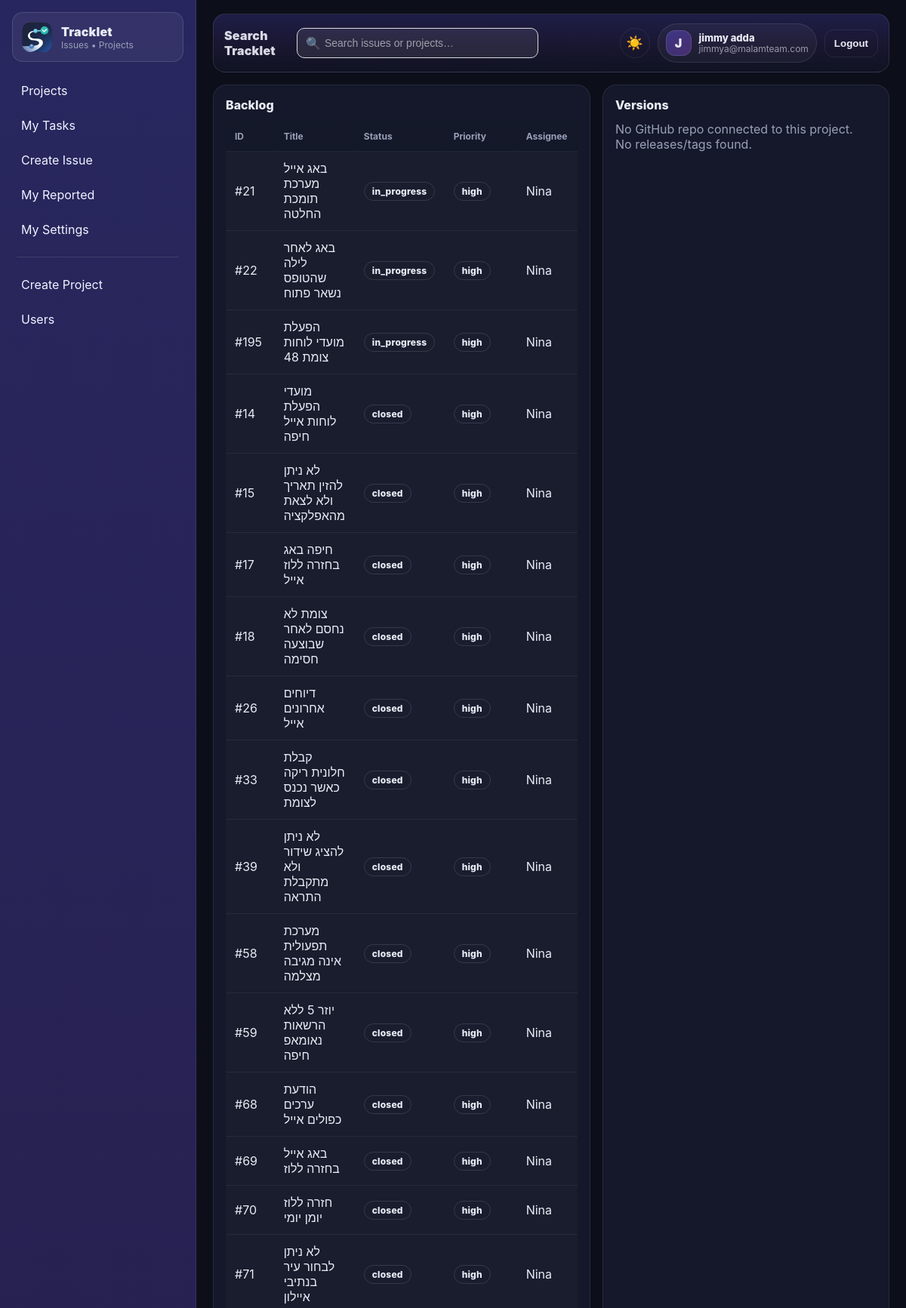
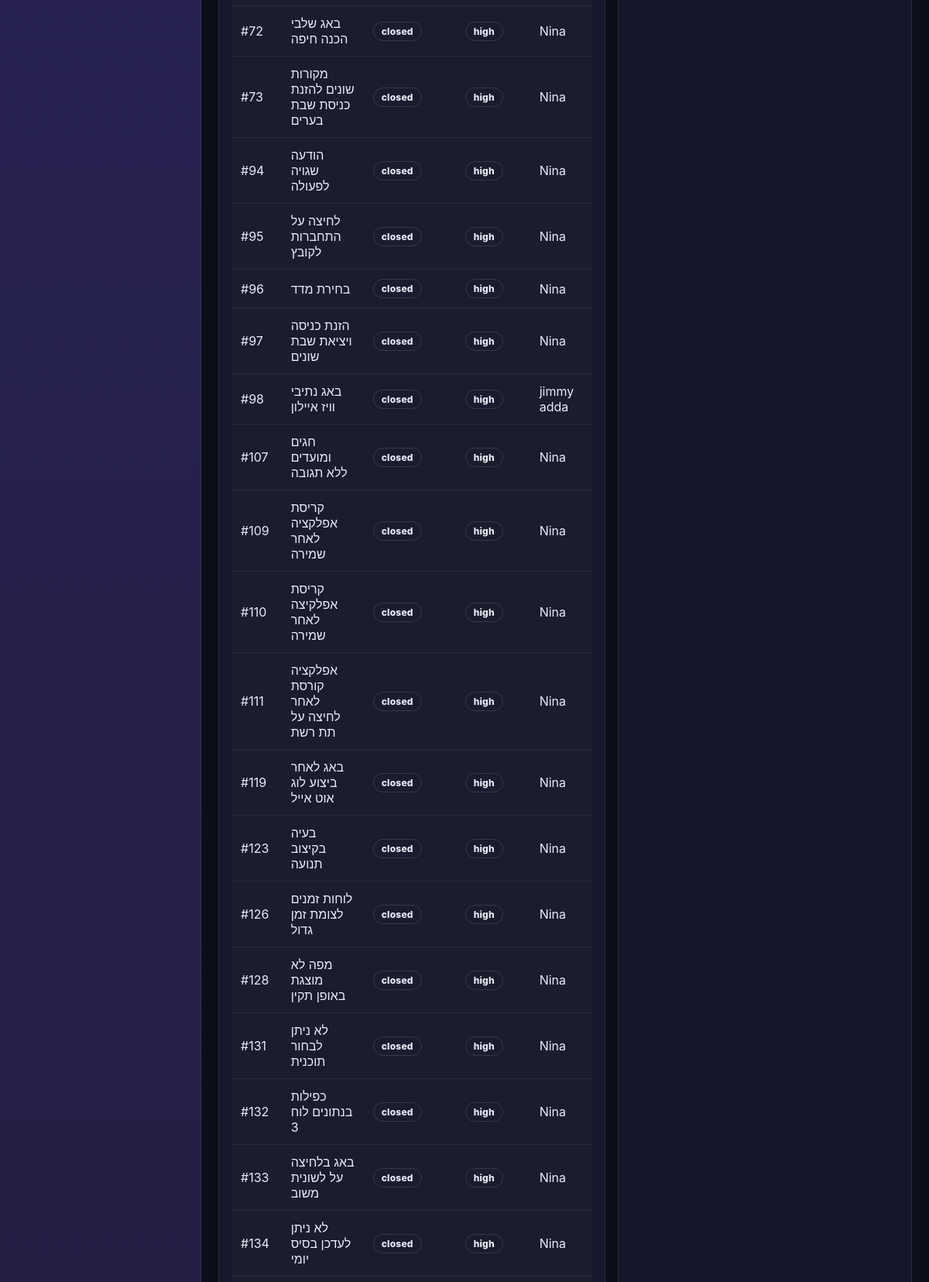
Screenshot of /projects/2 (signed in, upper part) with the database file from the repository (2 pictures, top to bottom).
### tables this page shows
CREATE TABLE users (
  id INTEGER PRIMARY KEY AUTOINCREMENT,
  email TEXT NOT NULL UNIQUE,
  password_hash TEXT NOT NULL,
  name TEXT NOT NULL,
  role TEXT NOT NULL DEFAULT 'user',     -- admin|pm|user
  photo_path TEXT,
  is_active INTEGER NOT NULL DEFAULT 1,
  created_at TEXT NOT NULL DEFAULT (datetime('now'))
);

CREATE TABLE issues (
  id INTEGER PRIMARY KEY AUTOINCREMENT,
  project_id INTEGER NOT NULL,
  title TEXT NOT NULL,
  description TEXT,
  status TEXT NOT NULL DEFAULT 'open',     -- open|in_progress|blocked|closed
  priority TEXT NOT NULL DEFAULT 'medium', -- low|medium|high|urgent
  reporter_id INTEGER NOT NULL,
  assignee_id INTEGER,
  created_at TEXT NOT NULL DEFAULT (datetime('now')),
  updated_at TEXT NOT NULL DEFAULT (datetime('now')),
  closed_at TEXT, due_date TEXT, watcher_id INTEGER,
  FOREIGN KEY(project_id) REFERENCES projects(id),
  FOREIGN KEY(reporter_id) REFERENCES users(id),
  FOREIGN KEY(assignee_id) REFERENCES users(id)
);

### app.py (the view, shortened to what this page needs)
@app.get("/projects/<int:project_id>")
@login_required
def project_view(project_id: int):
    proj = get_project(project_id)
    if not proj:
        abort(404)
    issues = list_project_issues(project_id)
    releases = []
    github_error = None
    owner = (proj["github_owner"] or "").strip()
    repo = (proj["github_repo"] or "").strip()
    return render_template(
        "project_view.html",
        project=proj,
        issues=issues,
        releases=releases,
        github_error=github_error,
    )

### TrackletDB.py (called while the page is built)
def get_db_path() -> str:
    return settings.DB_PATH

def _ensure_parent(db_path: str) -> None:
    Path(db_path).parent.mkdir(parents=True, exist_ok=True)

def get_connection() -> sqlite3.Connection:
    db_path = get_db_path()
    _ensure_parent(db_path)
    conn = sqlite3.connect(db_path, detect_types=sqlite3.PARSE_DECLTYPES)
    conn.row_factory = sqlite3.Row
    conn.execute("PRAGMA foreign_keys = ON;")
    conn.execute("PRAGMA journal_mode = WAL;")
    return conn

def db_read_one(sql: str, params: tuple[Any, ...] = ()) -> Optional[sqlite3.Row]:
    conn = get_connection()
    try:
        cur = conn.cursor()
        cur.execute(sql, params)
        return cur.fetchone()
    finally:
        conn.close()

def db_read_all(sql: str, params: tuple[Any, ...] = ()) -> list[sqlite3.Row]:
    conn = get_connection()
    try:
        cur = conn.cursor()
        cur.execute(sql, params)
        return cur.fetchall()
    finally:
        conn.close()

def get_user_by_id(user_id: int) -> Optional[sqlite3.Row]:
    return db_read_one("SELECT * FROM users WHERE id=? AND is_active=1", (user_id,))

def get_project(project_id: int) -> Optional[sqlite3.Row]:
    return db_read_one("SELECT * FROM projects WHERE id=?", (project_id,))

def list_project_issues(project_id: int) -> list[sqlite3.Row]:
    return db_read_all(
        """
        SELECT i.*, u.name AS assignee_name
        FROM issues i
        LEFT JOIN users u ON u.id=i.assignee_id
        WHERE i.project_id=?
        ORDER BY
          CASE i.status WHEN 'open' THEN 1 WHEN 'in_progress' THEN 2 WHEN 'blocked' THEN 3 ELSE 4 END,
          CASE i.priority WHEN 'urgent' THEN 1 WHEN 'high' THEN 2 WHEN 'medium' THEN 3 ELSE 4 END,
          i.updated_at DESC
        """,
        (project_id,),
    )

### app.py (called while the page is built)
@app.context_processor
def inject_settings():
    return {"settings": settings}

@login_manager.user_loader
def load_user(user_id: str):
    row = get_user_by_id(int(user_id))
    return User(row) if row else None

    @property
    def is_active(self):
        return self._is_active

### templates/project_view.html (shortened to what this page needs)
{% extends "layout.html" %}
{% set title = project.name %}
{% block content %}
<div class="grid-2">
  <div class="card">
    <div class="card-title">Backlog</div>
    <table class="table">
      <thead>
        <tr>
          <th style="width:80px;">ID</th>
          <th>Title</th>
          <th style="width:140px;">Status</th>
          <th style="width:140px;">Priority</th>
          <th style="width:180px;">Assignee</th>
        </tr>
      </thead>
      <tbody>
        {% for i in issues %}
        <tr class="rowlink" data-href="{{ url_for('issue_view', issue_id=i.id) }}"> <td>#{{ i.id }}</td>
          <td>{{ i.title }}</td>
          <td><span class="pill">{{ i.status }}</span></td>
          <td><span class="pill pri-{{ i.priority }}">{{ i.priority }}</span></td>
          <td>{{ i.assignee_name or "—" }}</td>
        </tr>
        {% else %}
        <tr><td colspan="5" class="muted">No issues in this project yet.</td></tr>
        {% endfor %}
      </tbody>
    </table>
  </div>
  <div class="card">
    <div class="card-title">Versions</div>
    {% if project.github_owner and project.github_repo %}
      <div class="muted mb8">
        Repo:
        <a href="https://github.com/{{project.github_owner}}/{{project.github_repo}}" target="_blank">
          {{project.github_owner}}/{{project.github_repo}}
        </a>
      </div>
    {% else %}
      <div class="muted">No GitHub repo connected to this project.</div>
    {% endif %}
    <div class="list">
      {% for r in releases %}
        <a class="list-row" href="{{ r.url }}" target="_blank">
          <div class="list-main">
            <div class="list-title">{{ r.name }}</div>
            <div class="muted">{{ r.tag }}</div>
          </div>
          <div class="list-meta">
            {% if r.published_at %}{{ r.published_at[:10] }}{% else %}tag{% endif %}
          </div>
        </a>
      {% else %}
        <div class="muted">No releases/tags found.</div>
      {% endfor %}
    </div>
  </div>
</div>
{% endblock %}

### templates/layout.html (shortened to what this page needs)
<!doctype html>
<html>
<head>
  <link rel="stylesheet" href="{{ url_for('static', filename='app.css') }}">
</head>
<body>
  <div class="app">
    <aside class="sidebar">
      <a class="brand" href="{{ url_for('my_tasks') }}">
        <img class="brand-img" src="{{ url_for('static', filename='img/tracklet_icon_128.png') }}" alt="Tracklet" />
        <div class="brand-text">
          <div class="brand-title">Tracklet</div>
          <div class="brand-sub">Issues • Projects</div>
        </div>
      </a>
    <nav class="nav">
      <a class="navlink" href="{{ url_for('projects_list') }}">Projects</a>
      <a class="navlink" href="{{ url_for('my_tasks') }}">My Tasks</a>
      <a class="navlink" href="{{ url_for('issue_new') }}">Create Issue</a>
      <a class="navlink" href="{{ url_for('my_reported') }}">My Reported</a>
      <a class="navlink" href="{{ url_for('my_settings') }}">My Settings</a>
      {% if current_user.is_authenticated and current_user.role == 'admin' %}
        <div class="nav-sep"></div>
        <a class="navlink" href="{{ url_for('admin_projects') }}">Create Project</a>
        <a class="navlink" href="{{ url_for('admin_users') }}">Users</a>
      {% endif %}
    </nav>
    </aside>
    <main class="main">
<div class="topbar">
  <div class="topbar-left">
    <div class="app-title">Search <br> Tracklet</div>
        <form class="topbar-search with-icon" method="get" action="{{ url_for('search') }}">
          <input
            class="search-input"
            name="q"
            placeholder="Search issues or projects…"
            value="{{ request.args.get('q','') }}"
          >
        </form>
  </div>
  {% if current_user.is_authenticated %}
  <div class="topbar-right">
<button class="theme-toggle" id="themeToggle" type="button" aria-label="Toggle theme">
  <span class="icon-sun">☀️</span>
</button>
    <div class="user-chip">
      <div class="user-avatar">{{ (current_user.name or "U")[:1] | upper }}</div>
      <div class="user-meta">
        <div class="user-name">{{ current_user.name }}</div>
        <div class="user-email">{{ current_user.email }}</div>
      </div>
    </div>
    <form method="post" action="{{ url_for('logout') }}">
      <button class="btn btn-ghost btn-topbar" type="submit">Logout</button>
    </form>
  </div>
  {% endif %}
</div>
      {% block content %}{% endblock %}
    </main>
  </div>
</body>
</html>

### templates/layout.html (style rules this page uses)
.theme-toggle { display: inline-flex; align-items: center; justify-content: center; width: 40px; height: 40px; border-radius: 999px; border: 1px solid var(--border); background: transparent; cursor: pointer; transition: background .2s ease, border-color .2s ease; margin-bottom: 0; }
.theme-toggle span { font-size: 18px; line-height: 1; }

### rows the page displays
users: name "J", name "jimmy adda", email "jimmya@malamteam.com"
issues: id "21", title "באג אייל מערכת תומכת החלטה", status "in_progress", priority "high", name "Nina"
issues: id "22", title "באג לאחר לילה שהטופס נשאר פתוח", status "in_progress", priority "high", name "Nina"
issues: id "195", title "הפעלת מועדי לוחות צומת 48", status "in_progress", priority "high", name "Nina"
issues: id "14", title "מועדי הפעלת לוחות אייל חיפה", status "closed", priority "high", name "Nina"
issues: id "15", title "לא ניתן להזין תאריך ולא לצאת מהאפלקציה", status "closed", priority "high", name "Nina"
issues: id "17", title "חיפה באג בחזרה ללוז אייל", status "closed", priority "high", name "Nina"
issues: id "18", title "צומת לא נחסם לאחר שבוצעה חסימה", status "closed", priority "high", name "Nina"
issues: id "26", title "דיוחים אחרונים אייל", status "closed", priority "high", name "Nina"
issues: id "33", title "קבלת חלונית ריקה כאשר נכנס לצומת", status "closed", priority "high", name "Nina"
issues: id "39", title "לא ניתן להציג שידור ולא מתקבלת התראה", status "closed", priority "high", name "Nina"
issues: id "58", title "מערכת תפעולית אינה מגיבה מצלמה", status "closed", priority "high", name "Nina"
issues: id "59", title "יוזר 5 ללא הרשאות נאומאפ חיפה", status "closed", priority "high", name "Nina"
issues: id "68", title "הודעת ערכים כפולים אייל", status "closed", priority "high", name "Nina"
issues: id "69", title "באג אייל בחזרה ללוז", status "closed", priority "high", name "Nina"
issues: id "70", title "חזרה ללוז יומן יומי", status "closed", priority "high", name "Nina"
issues: id "71", title "לא ניתן לבחור עיר בנתיבי איילון", status "closed", priority "high", name "Nina"
issues: id "72", title "באג שלבי הכנה חיפה", status "closed", priority "high", name "Nina"
issues: id "73", title "מקורות שונים להזנת כניסת שבת בערים", status "closed", priority "high", name "Nina"
issues: id "94", title "הודעה שגויה לפעולה", status "closed", priority "high", name "Nina"
issues: id "95", title "לחיצה על התחברות לקובץ", status "closed", priority "high", name "Nina"
issues: id "96", title "בחירת מדד", status "closed", priority "high", name "Nina"
issues: id "97", title "הזנת כניסה ויציאת שבת שונים", status "closed", priority "high", name "Nina"
issues: id "98", title "באג נתיבי וויז איילון", status "closed", priority "high", name "jimmy adda"
issues: id "107", title "חגים ומועדים ללא תגובה", status "closed", priority "high", name "Nina"
issues: id "109", title "קריסת אפלקציה לאחר שמירה", status "closed", priority "high", name "Nina"
issues: id "110", title "קריסת אפלקיצה לאחר שמירה", status "closed", priority "high", name "Nina"
issues: id "111", title "אפלקציה קורסת לאחר לחיצה על תת רשת", status "closed", priority "high", name "Nina"
issues: id "119", title "באג לאחר ביצוע לוג אוט אייל", status "closed", priority "high", name "Nina"
issues: id "123", title "בעיה בקיצוב תנועה", status "closed", priority "high", name "Nina"
issues: id "126", title "לוחות זמנים לצומת זמן גדול", status "closed", priority "high", name "Nina"
issues: id "128", title "מפה לא מוצגת באופן תקין", status "closed", priority "high", name "Nina"
issues: id "131", title "לא ניתן לבחור תוכנית", status "closed", priority "high", name "Nina"
issues: id "132", title "כפילות בנתונים לוח 3", status "closed", priority "high", name "Nina"
issues: id "133", title "באג בלחיצה על לשונית משוב", status "closed", priority "high", name "Nina"
issues: id "134", title "לא ניתן לעדכן בסיס יומי", status "closed", priority "high", name "Nina"
